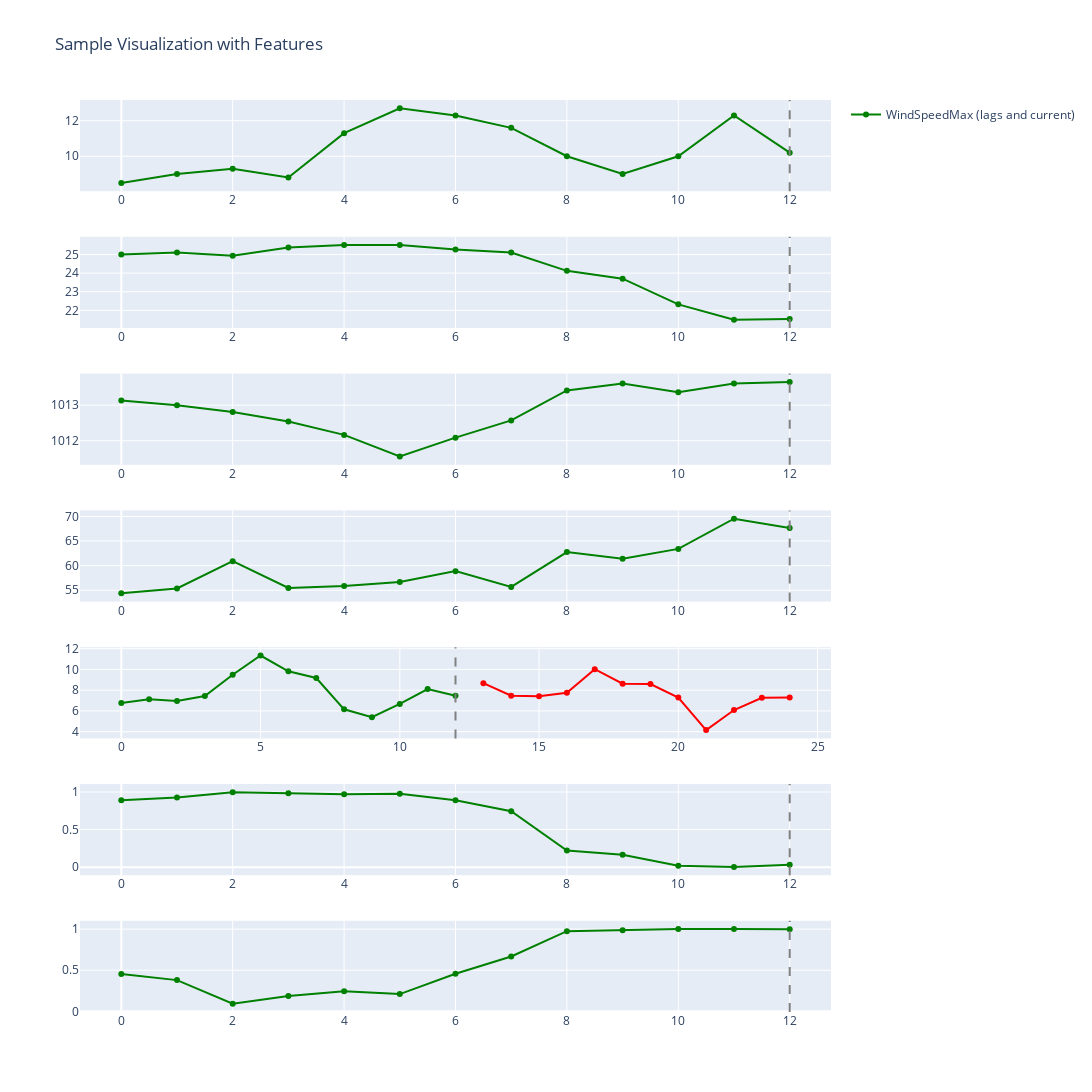

This figure's notebook cell:
### Code cell
import plotly.graph_objs as go
import plotly.subplots as sp
import numpy as np

def plot_sample_with_features(X, y, target_variable, columns, y_pred_values=None):
    """
    Функция для визуализации одного случайного примера из данных X и y с использованием Plotly.
    
    :param X: Матрица признаков (включая лаги целевой переменной)
    :param y: Целевая переменная (например, ветер на 12 шагов вперед)
    :param target_variable: Название целевой переменной
    :param columns: Список всех колонок, которые будут визуализироваться
    :param y_pred_values: Прогнозируемые значения (если есть)
    """
    # Выбор случайного индекса
    idx = np.random.randint(0, len(X))

    # Фильтрация лагов для каждой колонки в columns и сортировка по убыванию
    lagged_features = {col: [col_name for col_name in X.columns if f"{col}_lag" in col_name] for col in columns}

    # Создание субплотов
    num_features = len(columns)
    fig = sp.make_subplots(rows=num_features, cols=1, shared_xaxes=False, vertical_spacing=0.05)

    for i, column in enumerate(columns):
        # Данные по лагам для текущей колонки и текущее значение
        x_lags = X[lagged_features[column] + [column]].iloc[idx].values

        # Добавление данных на график для текущего признака
        fig.add_trace(go.Scatter(x=list(range(len(x_lags))), y=x_lags,
                                 mode='lines+markers', name=f'{column} (lags and current)',
                                 line=dict(color='green'), showlegend=(i == 0)), row=i+1, col=1)

        if column == target_variable:
            # Значения y для прогноза, только для целевой переменной
            y_values = y[idx]

            fig.add_trace(go.Scatter(x=list(range(len(x_lags), len(x_lags) + len(y_values))), y=y_values,
                                     mode='lines+markers', name=f'{column} (Future)',
                                     line=dict(color='red'), showlegend=(i == 0)), row=i+1, col=1)

            if y_pred_values is not None:
                fig.add_trace(go.Scatter(x=list(range(len(x_lags), len(x_lags) + len(y_pred_values[idx]))), y=y_pred_values[idx],
                                         mode='lines+markers', name=f'{column} (Predicted)',
                                         line=dict(color='blue'), showlegend=(i == 0)), row=i+1, col=1)

        # Вертикальная линия для разделения лагов и прогнозов
        fig.add_vline(x=len(x_lags)-1, line=dict(color='gray', dash='dash'), row=i+1, col=1)

    # Обновление разметки и отображение графика
    fig.update_layout(height=num_features * 400, width=1500, title_text="Sample Visualization with Features")
    fig.show()

# Пример использования
plot_sample_with_features(X_train, y_train, target_variable='WindSpeed', columns=[
        "WindSpeedMax",
        "AirTemperature",
        "AirPressure",
        "AirHumidity",
        "WindSpeed",
        "WindDirection_sin",
        "WindDirection_cos",
    ])

### Figure 1 — Plotly figure (JSON) as saved in the notebook; plotly's stock layout.template omitted (floating-point values rounded to 4 significant figures)
{"data": [{"line": {"color": "green"}, "mode": "lines+markers", "name": "WindSpeedMax (lags and current)", "showlegend": true, "type": "scatter", "x": [0, 1, 2, 3, 4, 5, 6, 7, 8, 9, 10, 11, 12], "xaxis": "x", "y": [8.5, 9, 9.3, 8.8, 11.3, 12.7, 12.3, 11.6, 10, 9, 10, 12.3, 10.2], "yaxis": "y"}, {"line": {"color": "green"}, "mode": "lines+markers", "name": "AirTemperature (lags and current)", "showlegend": false, "type": "scatter", "x": [0, 1, 2, 3, 4, 5, 6, 7, 8, 9, 10, 11, 12], "xaxis": "x2", "y": [25, 25.1, 24.93, 25.37, 25.5, 25.5, 25.27, 25.1, 24.12, 23.7, 22.32, 21.5, 21.53], "yaxis": "y2"}, {"line": {"color": "green"}, "mode": "lines+markers", "name": "AirPressure (lags and current)", "showlegend": false, "type": "scatter", "x": [0, 1, 2, 3, 4, 5, 6, 7, 8, 9, 10, 11, 12], "xaxis": "x3", "y": [1013.0, 1013.0, 1013.0, 1013.0, 1012.0, 1012.0, 1012.0, 1013.0, 1013.0, 1014.0, 1013.0, 1014.0, 1014.0], "yaxis": "y3"}, {"line": {"color": "green"}, "mode": "lines+markers", "name": "AirHumidity (lags and current)", "showlegend": false, "type": "scatter", "x": [0, 1, 2, 3, 4, 5, 6, 7, 8, 9, 10, 11, 12], "xaxis": "x4", "y": [54.39, 55.36, 60.91, 55.47, 55.86, 56.66, 58.89, 55.68, 62.76, 61.39, 63.4, 69.54, 67.65], "yaxis": "y4"}, {"line": {"color": "green"}, "mode": "lines+markers", "name": "WindSpeed (lags and current)", "showlegend": false, "type": "scatter", "x": [0, 1, 2, 3, 4, 5, 6, 7, 8, 9, 10, 11, 12], "xaxis": "x5", "y": [6.764, 7.12, 6.964, 7.44, 9.486, 11.34, 9.82, 9.179, 6.16, 5.4, 6.679, 8.114, 7.473], "yaxis": "y5"}, {"line": {"color": "red"}, "mode": "lines+markers", "name": "WindSpeed (Future)", "showlegend": false, "type": "scatter", "x": [13, 14, 15, 16, 17, 18, 19, 20, 21, 22, 23, 24], "xaxis": "x5", "y": [8.68, 7.464, 7.407, 7.757, 10.03, 8.621, 8.593, 7.287, 4.157, 6.093, 7.271, 7.3], "yaxis": "y5"}, {"line": {"color": "green"}, "mode": "lines+markers", "name": "WindDirection_sin (lags and current)", "showlegend": false, "type": "scatter", "x": [0, 1, 2, 3, 4, 5, 6, 7, 8, 9, 10, 11, 12], "xaxis": "x6", "y": [0.8908, 0.925, 0.9956, 0.9825, 0.9697, 0.9776, 0.889, 0.7447, 0.2214, 0.1656, 0.01881, 0.003398, 0.03153], "yaxis": "y6"}, {"line": {"color": "green"}, "mode": "lines+markers", "name": "WindDirection_cos (lags and current)", "showlegend": false, "type": "scatter", "x": [0, 1, 2, 3, 4, 5, 6, 7, 8, 9, 10, 11, 12], "xaxis": "x7", "y": [0.4544, 0.38, 0.09341, 0.1863, 0.2443, 0.2103, 0.4579, 0.6674, 0.9752, 0.9862, 0.9998, 1.0, 0.9995], "yaxis": "y7"}], "layout": {"height": 2800, "shapes": [{"line": {"color": "gray", "dash": "dash"}, "type": "line", "x0": 12, "x1": 12, "xref": "x", "y0": 0, "y1": 1, "yref": "y domain"}, {"line": {"color": "gray", "dash": "dash"}, "type": "line", "x0": 12, "x1": 12, "xref": "x2", "y0": 0, "y1": 1, "yref": "y2 domain"}, {"line": {"color": "gray", "dash": "dash"}, "type": "line", "x0": 12, "x1": 12, "xref": "x3", "y0": 0, "y1": 1, "yref": "y3 domain"}, {"line": {"color": "gray", "dash": "dash"}, "type": "line", "x0": 12, "x1": 12, "xref": "x4", "y0": 0, "y1": 1, "yref": "y4 domain"}, {"line": {"color": "gray", "dash": "dash"}, "type": "line", "x0": 12, "x1": 12, "xref": "x5", "y0": 0, "y1": 1, "yref": "y5 domain"}, {"line": {"color": "gray", "dash": "dash"}, "type": "line", "x0": 12, "x1": 12, "xref": "x6", "y0": 0, "y1": 1, "yref": "y6 domain"}, {"line": {"color": "gray", "dash": "dash"}, "type": "line", "x0": 12, "x1": 12, "xref": "x7", "y0": 0, "y1": 1, "yref": "y7 domain"}], "title": {"text": "Sample Visualization with Features"}, "width": 1500, "xaxis": {"anchor": "y", "domain": [0, 1]}, "xaxis2": {"anchor": "y2", "domain": [0, 1]}, "xaxis3": {"anchor": "y3", "domain": [0, 1]}, "xaxis4": {"anchor": "y4", "domain": [0, 1]}, "xaxis5": {"anchor": "y5", "domain": [0, 1]}, "xaxis6": {"anchor": "y6", "domain": [0, 1]}, "xaxis7": {"anchor": "y7", "domain": [0, 1]}, "yaxis": {"anchor": "x", "domain": [0.9, 1]}, "yaxis2": {"anchor": "x2", "domain": [0.75, 0.85]}, "yaxis3": {"anchor": "x3", "domain": [0.6, 0.7]}, "yaxis4": {"anchor": "x4", "domain": [0.45, 0.55]}, "yaxis5": {"anchor": "x5", "domain": [0.3, 0.4]}, "yaxis6": {"anchor": "x6", "domain": [0.15, 0.25]}, "yaxis7": {"anchor": "x7", "domain": [0, 0.1]}}}
